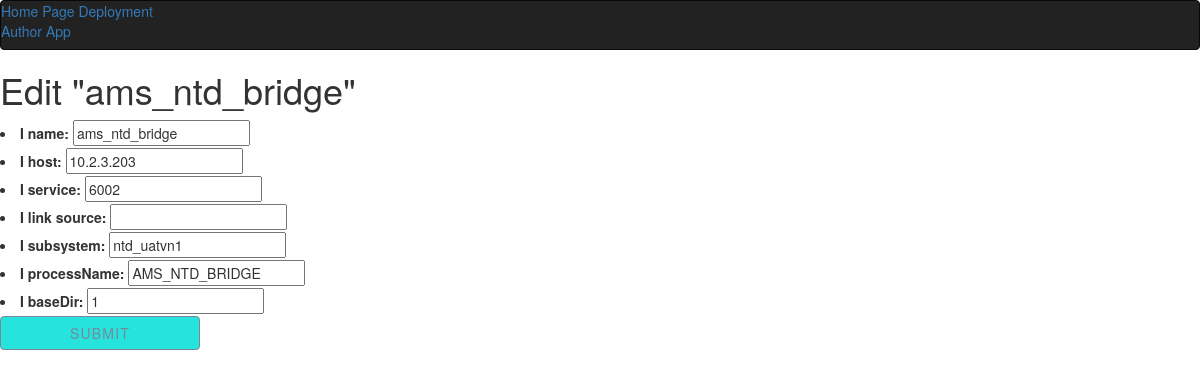
The page /ntd/ams_ntd_bridge/edit/ on the database its author committed.
### myapp/models.py (models this page shows, shortened)
class Item(models.Model):
    i_name = models.CharField(max_length=30)
    i_host = models.CharField(max_length=30)
    i_service = models.IntegerField()
    i_link_source = models.CharField(max_length=300, blank=True)
    i_subsystem = models.CharField(max_length=50)
    i_processName = models.CharField(max_length=100)
    i_baseDir     = models.CharField(max_length=100)
    cat = models.ForeignKey(Category,on_delete=models.CASCADE)

### myapp/views.py (the view)
# urls.py: url(r"^ntd/(?P<name>\w+)/edit/$",views.edit_detail_ntd,name='edit_detail_ntd'),
def edit_detail_ntd(request, name):
    ntd_item = Item.objects.get(i_name=name)
    form_class = ItemForm
    if request.method == 'POST':
        form = form_class(data=request.POST, instance=ntd_item)
        link = request.POST.get('i_link_source')
        ip_address = request.POST.get('i_host')
        location = '/tmp/'
        url = link
        baseDir = request.POST.get('i_baseDir')
        ip_address = request.POST.get('i_host')
        location = '/tmp/'
        arg_4 = baseDir
        arg_3 = link
        arg_1 = 'bash'
        arg_2 = '/tmp/deploy.sh'
        ssh = paramiko.SSHClient()
        ssh.set_missing_host_key_policy(paramiko.AutoAddPolicy())
        ssh.connect('192.168.127.128', username='root', password='123456')
        command = '%s %s %s %s' % (arg_1, arg_2, arg_3, arg_4)
        stdin, stdout, stderr = ssh.exec_command(command)
        if form.is_valid():
            form.save()
            return redirect('ntd_item_detail', name=ntd_item.i_name)
    else:
        form = form_class(instance=ntd_item)
    return render(request,'edit_detail_ntd.html',{'ntd_item': ntd_item, 'form': form,})

### myapp/forms.py
class ItemForm(ModelForm):
    class Meta:
        model = Item
        fields = ("i_name","i_host","i_service","i_link_source","i_subsystem","i_processName","i_baseDir")

### myapp/templates/edit_detail_ntd.html (shortened to what this page needs)
{% extends 'base.html' %}
{% block content %}
<h1>Edit "{{ ntd_item.i_name }}"</h1>
    <form role="form" action="" method="post">
    {{ form.as_ul}}
    <button  class="btn btn--border btn--primary btn--animated" type="submit">Submit</button>
    </form>
{% endblock content %}

### myapp/static/css/style.css (style rules this page uses)
* { box-sizing: border-box; }
.btn, button { background: #27e3de; border: none; font-size: 10px; font-size: 1rem; background-color: #27e3de; color: white; letter-spacing: 1.5px; text-transform: uppercase; padding: 14px 21px; padding: 1.4rem 2.1rem; border: 2px solid #27e3de; transition: color 0.1s cubic-bezier(0.16, 0.08, 0.355, 1), background 0.1s cubic-bezier(0.16, 0.08, 0.355, 1); display: inline-block; cursor: pointer; width: 100%; min-width: 200px; min-width: 20rem; outline: none; vertical-align: middle; text-align: center; position: relative; overflow: hidden; }
@media (min-width: 400px) { .btn, button { width: auto; } }
@media (min-width: 800px) { .btn, button { font-size: 1.1rem; padding: 1.6rem 2.8rem; } }
body { position: relative; font-family: sans-serif; font-size: 14px; }
.btn { position: relative; display: inline-block; letter-spacing: 1.2px; padding: 12px 32px; text-align: center; text-transform: uppercase; overflow: hidden; z-index: 1; cursor: pointer; }
.btn--primary { color: lightslategray; }
.btn--border { border-width: 1px; border-style: solid; border-radius: 10px; box-sizing: border-box; }
.btn--animated { transition-property: color; transition-duration: 0.5s; }
.btn--animated.btn--border.btn--primary { border: 1px solid lightslategray; }
.btn--animated:before { content: ""; position: absolute; top: 0; left: 0; right: 0; bottom: 0; background: lightslategray; transform: scaleX(0); transform-origin: 0 50%; transition-property: transform; transition-duration: 0.5s; transition-timing-function: ease-out; z-index: -1; }

### rows shown on the page
Item: i_name "ams_ntd_bridge", i_host "10.2.3.203", i_service "6002", i_subsystem "ntd_uatvn1", i_processName "AMS_NTD_BRIDGE", i_baseDir "1"
